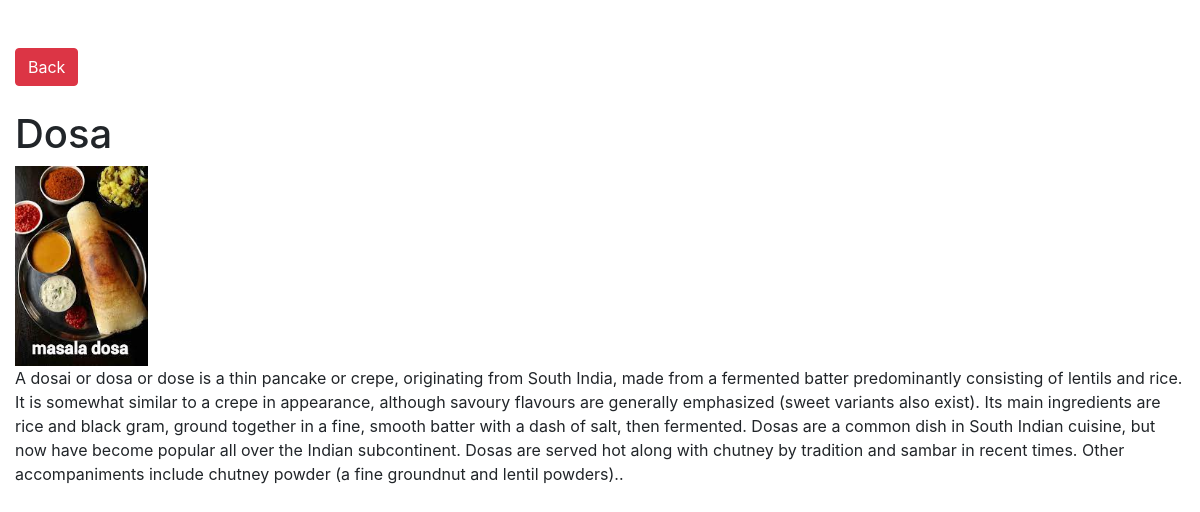
Page /11 on the committed database.
### App/models.py (models this page shows, shortened)
class Recipe(models.Model):
    name 		= models.CharField(max_length=100)
    desc		= models.TextField()
    image 		= models.CharField(max_length=400)

### App/views.py (the view)
# urls.py: path('<int:id>',show , name='show'),
def show(request , id):
    if cache.get(id):
        print("DATA COMING FROM CACHE")
        recipe = cache.get(id)
    else:
        print("DATA COMING FROM DB")
        recipe = Recipe.objects.get(id = id)
        cache.set(id , recipe)
    context = {'recipe' : recipe}
    return render(request, 'show.html' , context)

### App/templates/show.html (shortened to what this page needs)
<!DOCTYPE html>
<html lang="en">
<head>
    <link rel="stylesheet" href="https://stackpath.bootstrapcdn.com/bootstrap/4.4.1/css/bootstrap.min.css">
</head>
<body>
    <div class="container-fluid mt-5">
        <a href="/" class="btn btn-danger">Back</a>
    <h1 class="mt-4">{{recipe.name}}</h1>
    <img src="{{recipe.image}}" class="img-responsive" style="height:200px">
    <p>{{recipe.desc}}</p>
    </div>
</body>
</html>

### rows in the picture
Recipe: name "Dosa", image (picture), desc "A dosai or dosa or dose is a thin pancake or crepe, originating from South India, made from a fermented batter predominantly consisting of lentils and rice. It is somewhat similar to a crepe in appearance, although savoury flavours are generally emphasized (sweet variants also exist). Its main ingredients are rice and black gram, ground together in a fine, smooth batter with a dash of salt, then fermented. Dosas are a common dish in South Indian cuisine, but now have become popular all over the Indian subcontinent. Dosas are served hot along with chutney by tradition and sambar in recent times. Other accompaniments include chutney powder (a fine groundnut and lentil powders).."
